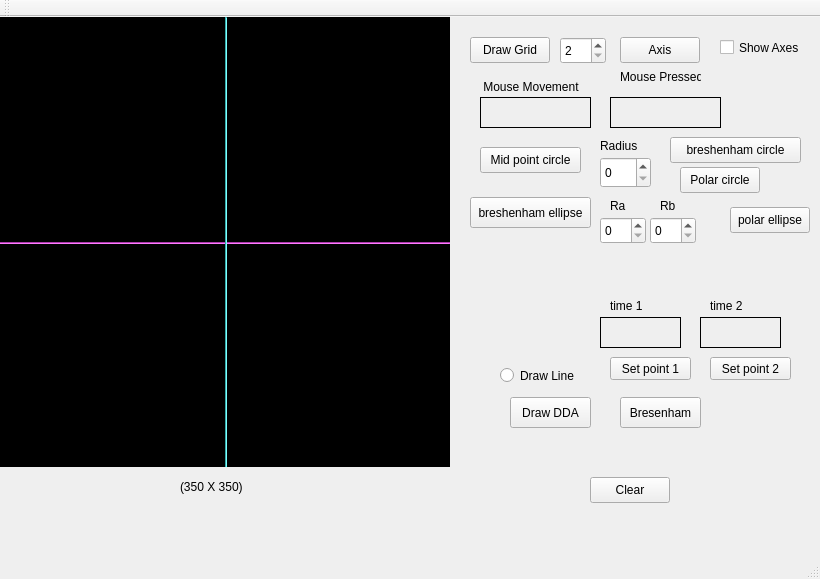
<?xml version="1.0" encoding="UTF-8"?>
<ui version="4.0">
 <class>MainWindow</class>
 <widget class="QMainWindow" name="MainWindow">
  <property name="geometry">
   <rect>
    <x>0</x>
    <y>0</y>
    <width>820</width>
    <height>579</height>
   </rect>
  </property>
  <property name="windowTitle">
   <string>MainWindow</string>
  </property>
  <widget class="QWidget" name="centralWidget">
   <widget class="my_label" name="frame">
    <property name="geometry">
     <rect>
      <x>0</x>
      <y>0</y>
      <width>450</width>
      <height>450</height>
     </rect>
    </property>
    <property name="mouseTracking">
     <bool>true</bool>
    </property>
    <property name="styleSheet">
     <string notr="true">background-color: rgb(0, 0, 0);</string>
    </property>
    <property name="frameShape">
     <enum>QFrame::Box</enum>
    </property>
    <property name="text">
     <string/>
    </property>
   </widget>
   <widget class="QLabel" name="mouse_movement">
    <property name="geometry">
     <rect>
      <x>480</x>
      <y>80</y>
      <width>111</width>
      <height>31</height>
     </rect>
    </property>
    <property name="frameShape">
     <enum>QFrame::Panel</enum>
    </property>
    <property name="text">
     <string/>
    </property>
   </widget>
   <widget class="QLabel" name="label_3">
    <property name="geometry">
     <rect>
      <x>470</x>
      <y>60</y>
      <width>131</width>
      <height>20</height>
     </rect>
    </property>
    <property name="text">
     <string>    Mouse Movement</string>
    </property>
   </widget>
   <widget class="QLabel" name="mouse_pressed">
    <property name="geometry">
     <rect>
      <x>610</x>
      <y>80</y>
      <width>111</width>
      <height>31</height>
     </rect>
    </property>
    <property name="frameShape">
     <enum>QFrame::Panel</enum>
    </property>
    <property name="text">
     <string/>
    </property>
   </widget>
   <widget class="QLabel" name="label_5">
    <property name="geometry">
     <rect>
      <x>620</x>
      <y>50</y>
      <width>81</width>
      <height>20</height>
     </rect>
    </property>
    <property name="text">
     <string>Mouse Pressed</string>
    </property>
   </widget>
   <widget class="QLabel" name="label_6">
    <property name="geometry">
     <rect>
      <x>180</x>
      <y>460</y>
      <width>81</width>
      <height>20</height>
     </rect>
    </property>
    <property name="text">
     <string>(350 X 350)</string>
    </property>
   </widget>
   <widget class="Line" name="x_axis">
    <property name="geometry">
     <rect>
      <x>0</x>
      <y>225</y>
      <width>450</width>
      <height>2</height>
     </rect>
    </property>
    <property name="styleSheet">
     <string notr="true">background-color: rgb(255, 85, 255);</string>
    </property>
    <property name="orientation">
     <enum>Qt::Horizontal</enum>
    </property>
   </widget>
   <widget class="Line" name="y_axis">
    <property name="geometry">
     <rect>
      <x>225</x>
      <y>0</y>
      <width>2</width>
      <height>450</height>
     </rect>
    </property>
    <property name="styleSheet">
     <string notr="true">
background-color: rgb(85, 255, 255);</string>
    </property>
    <property name="orientation">
     <enum>Qt::Vertical</enum>
    </property>
   </widget>
   <widget class="QCheckBox" name="show_axes">
    <property name="geometry">
     <rect>
      <x>720</x>
      <y>20</y>
      <width>91</width>
      <height>21</height>
     </rect>
    </property>
    <property name="text">
     <string>Show Axes</string>
    </property>
   </widget>
   <widget class="QPushButton" name="Draw">
    <property name="geometry">
     <rect>
      <x>510</x>
      <y>380</y>
      <width>81</width>
      <height>31</height>
     </rect>
    </property>
    <property name="text">
     <string>Draw DDA</string>
    </property>
   </widget>
   <widget class="QSpinBox" name="circle_radius">
    <property name="geometry">
     <rect>
      <x>600</x>
      <y>140</y>
      <width>51</width>
      <height>31</height>
     </rect>
    </property>
   </widget>
   <widget class="QRadioButton" name="draw_line">
    <property name="geometry">
     <rect>
      <x>500</x>
      <y>350</y>
      <width>91</width>
      <height>17</height>
     </rect>
    </property>
    <property name="text">
     <string>Draw Line</string>
    </property>
   </widget>
   <widget class="QPushButton" name="set_point1">
    <property name="geometry">
     <rect>
      <x>610</x>
      <y>340</y>
      <width>81</width>
      <height>23</height>
     </rect>
    </property>
    <property name="text">
     <string>Set point 1</string>
    </property>
   </widget>
   <widget class="QPushButton" name="set_point2">
    <property name="geometry">
     <rect>
      <x>710</x>
      <y>340</y>
      <width>81</width>
      <height>23</height>
     </rect>
    </property>
    <property name="text">
     <string>Set point 2</string>
    </property>
   </widget>
   <widget class="QPushButton" name="drawGridButton">
    <property name="geometry">
     <rect>
      <x>470</x>
      <y>20</y>
      <width>80</width>
      <height>26</height>
     </rect>
    </property>
    <property name="text">
     <string>Draw Grid</string>
    </property>
   </widget>
   <widget class="QSpinBox" name="gridSquareWidthInput">
    <property name="geometry">
     <rect>
      <x>560</x>
      <y>20</y>
      <width>46</width>
      <height>27</height>
     </rect>
    </property>
    <property name="minimum">
     <number>2</number>
    </property>
    <property name="maximum">
     <number>15</number>
    </property>
   </widget>
   <widget class="QPushButton" name="clearScreenButton">
    <property name="geometry">
     <rect>
      <x>590</x>
      <y>460</y>
      <width>80</width>
      <height>26</height>
     </rect>
    </property>
    <property name="text">
     <string>Clear</string>
    </property>
   </widget>
   <widget class="QPushButton" name="drawGridAxisButton">
    <property name="geometry">
     <rect>
      <x>620</x>
      <y>20</y>
      <width>80</width>
      <height>26</height>
     </rect>
    </property>
    <property name="text">
     <string>Axis</string>
    </property>
   </widget>
   <widget class="QPushButton" name="pushButton">
    <property name="geometry">
     <rect>
      <x>620</x>
      <y>380</y>
      <width>81</width>
      <height>31</height>
     </rect>
    </property>
    <property name="text">
     <string>Bresenham</string>
    </property>
   </widget>
   <widget class="QLabel" name="dda_computation_time">
    <property name="geometry">
     <rect>
      <x>600</x>
      <y>300</y>
      <width>81</width>
      <height>31</height>
     </rect>
    </property>
    <property name="autoFillBackground">
     <bool>true</bool>
    </property>
    <property name="frameShape">
     <enum>QFrame::Panel</enum>
    </property>
    <property name="text">
     <string/>
    </property>
   </widget>
   <widget class="QLabel" name="breshenham_line_computation_time">
    <property name="geometry">
     <rect>
      <x>700</x>
      <y>300</y>
      <width>81</width>
      <height>31</height>
     </rect>
    </property>
    <property name="autoFillBackground">
     <bool>true</bool>
    </property>
    <property name="frameShape">
     <enum>QFrame::Box</enum>
    </property>
    <property name="text">
     <string/>
    </property>
   </widget>
   <widget class="QPushButton" name="draw_mid_point_circle">
    <property name="geometry">
     <rect>
      <x>480</x>
      <y>130</y>
      <width>101</width>
      <height>26</height>
     </rect>
    </property>
    <property name="text">
     <string>Mid point circle</string>
    </property>
   </widget>
   <widget class="QPushButton" name="draw_breshenham_circle">
    <property name="geometry">
     <rect>
      <x>670</x>
      <y>120</y>
      <width>131</width>
      <height>26</height>
     </rect>
    </property>
    <property name="text">
     <string>breshenham circle</string>
    </property>
   </widget>
   <widget class="QLabel" name="label">
    <property name="geometry">
     <rect>
      <x>600</x>
      <y>120</y>
      <width>41</width>
      <height>18</height>
     </rect>
    </property>
    <property name="text">
     <string>Radius</string>
    </property>
   </widget>
   <widget class="QLabel" name="label_2">
    <property name="geometry">
     <rect>
      <x>610</x>
      <y>280</y>
      <width>58</width>
      <height>18</height>
     </rect>
    </property>
    <property name="text">
     <string>time 1</string>
    </property>
   </widget>
   <widget class="QLabel" name="label_4">
    <property name="geometry">
     <rect>
      <x>710</x>
      <y>280</y>
      <width>58</width>
      <height>18</height>
     </rect>
    </property>
    <property name="text">
     <string>time 2</string>
    </property>
   </widget>
   <widget class="QPushButton" name="drawPolarCircle">
    <property name="geometry">
     <rect>
      <x>680</x>
      <y>150</y>
      <width>80</width>
      <height>26</height>
     </rect>
    </property>
    <property name="text">
     <string>Polar circle</string>
    </property>
   </widget>
   <widget class="QPushButton" name="drawBreshenhamEllipse">
    <property name="geometry">
     <rect>
      <x>470</x>
      <y>180</y>
      <width>121</width>
      <height>31</height>
     </rect>
    </property>
    <property name="text">
     <string>breshenham ellipse</string>
    </property>
   </widget>
   <widget class="QPushButton" name="drawpollarEllipse">
    <property name="geometry">
     <rect>
      <x>730</x>
      <y>190</y>
      <width>80</width>
      <height>26</height>
     </rect>
    </property>
    <property name="text">
     <string>polar ellipse</string>
    </property>
   </widget>
   <widget class="QSpinBox" name="ellipseRa">
    <property name="geometry">
     <rect>
      <x>600</x>
      <y>200</y>
      <width>46</width>
      <height>27</height>
     </rect>
    </property>
   </widget>
   <widget class="QSpinBox" name="ellipseRb">
    <property name="geometry">
     <rect>
      <x>650</x>
      <y>200</y>
      <width>46</width>
      <height>27</height>
     </rect>
    </property>
   </widget>
   <widget class="QLabel" name="label_7">
    <property name="geometry">
     <rect>
      <x>610</x>
      <y>180</y>
      <width>21</width>
      <height>18</height>
     </rect>
    </property>
    <property name="text">
     <string>Ra</string>
    </property>
   </widget>
   <widget class="QLabel" name="label_8">
    <property name="geometry">
     <rect>
      <x>660</x>
      <y>180</y>
      <width>21</width>
      <height>18</height>
     </rect>
    </property>
    <property name="text">
     <string>Rb</string>
    </property>
   </widget>
  </widget>
  <widget class="QMenuBar" name="menuBar">
   <property name="geometry">
    <rect>
     <x>0</x>
     <y>0</y>
     <width>820</width>
     <height>23</height>
    </rect>
   </property>
  </widget>
  <widget class="QToolBar" name="mainToolBar">
   <attribute name="toolBarArea">
    <enum>TopToolBarArea</enum>
   </attribute>
   <attribute name="toolBarBreak">
    <bool>false</bool>
   </attribute>
  </widget>
  <widget class="QStatusBar" name="statusBar"/>
 </widget>
 <layoutdefault spacing="6" margin="11"/>
 <customwidgets>
  <customwidget>
   <class>my_label</class>
   <extends>QLabel</extends>
   <header location="global">my_label.h</header>
  </customwidget>
 </customwidgets>
 <resources/>
 <connections/>
</ui>
